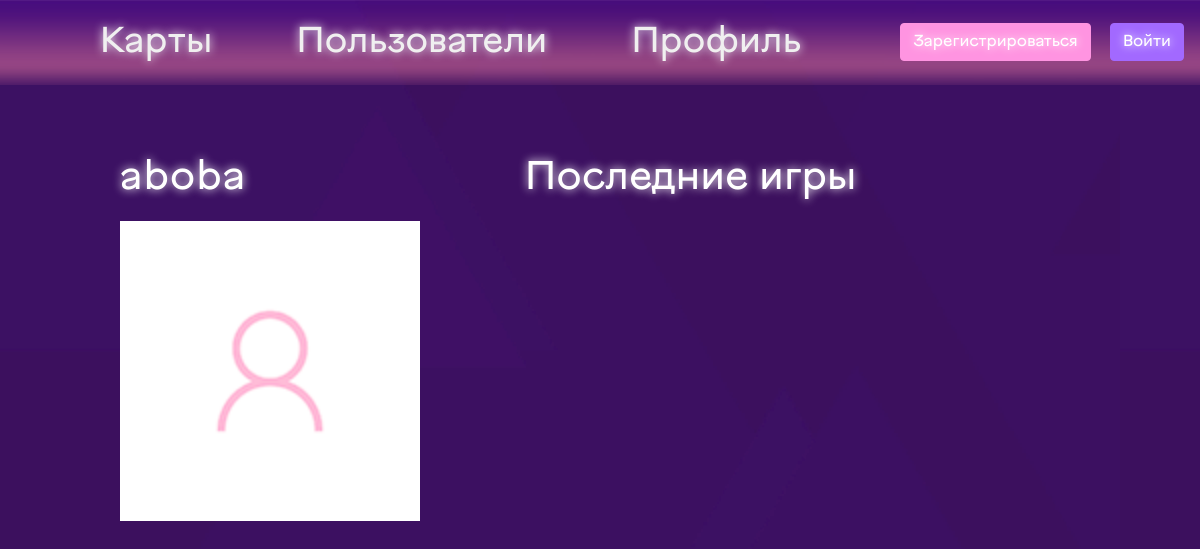
Before: /profile/1 with the older database file.
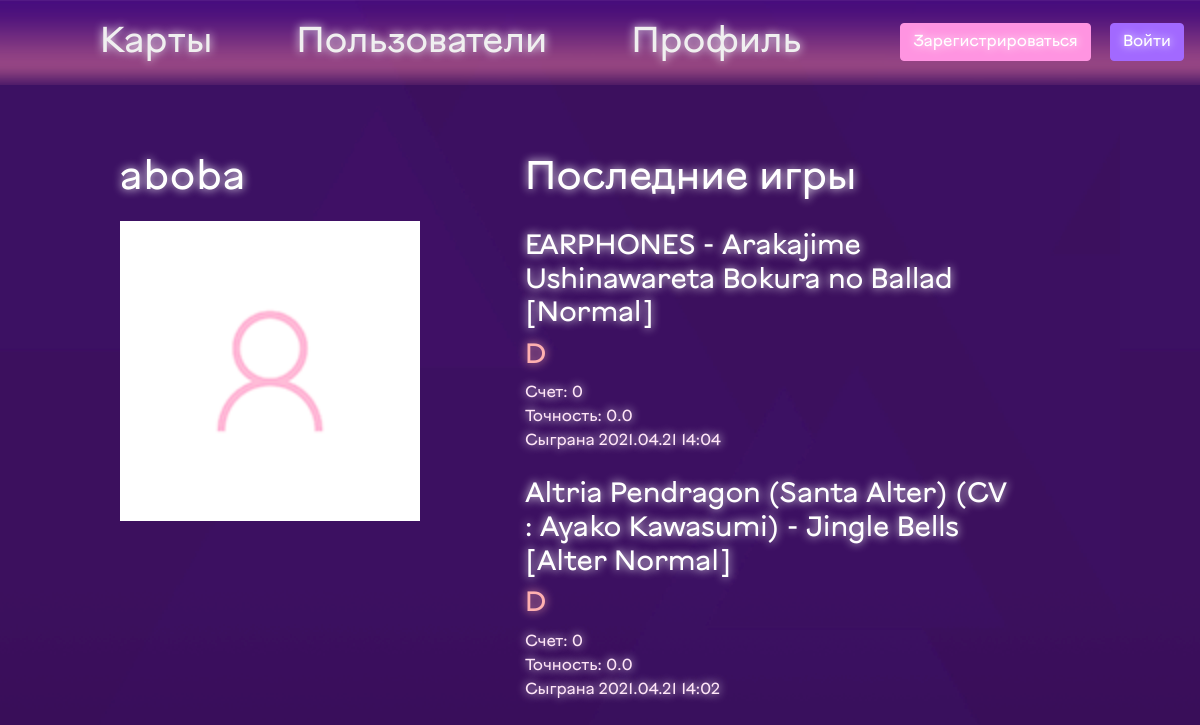
After: the same page with the newer database file.
### data/user.py (models this page shows, shortened)
class User(SqlAlchemyBase, UserMixin, SerializerMixin):
    __tablename__ = 'users'
    id = sqlalchemy.Column(sqlalchemy.Integer,
                           primary_key=True, autoincrement=True)
    name = sqlalchemy.Column(sqlalchemy.String)
    email = sqlalchemy.Column(sqlalchemy.String)
    hashed_password = sqlalchemy.Column(sqlalchemy.String)
    avatar = sqlalchemy.Column(sqlalchemy.String, default="default.png")
    created_date = sqlalchemy.Column(sqlalchemy.DateTime, default=datetime.datetime.now())
    plays = orm.relation("Play", back_populates="user")
    friends = sqlalchemy.Column(sqlalchemy.String, default="")
    secret_key = sqlalchemy.Column(sqlalchemy.String, default="-")

### data/play.py (models this page shows)
class Play(SqlAlchemyBase):
    __tablename__ = 'plays'
    id = sqlalchemy.Column(sqlalchemy.Integer,
                           primary_key=True, autoincrement=True)
    beatmap_id = sqlalchemy.Column(sqlalchemy.Integer, sqlalchemy.ForeignKey('maps.beatmap_id'))
    user_id = sqlalchemy.Column(sqlalchemy.Integer, sqlalchemy.ForeignKey('users.id'))
    score = sqlalchemy.Column(sqlalchemy.Integer)
    accuracy = sqlalchemy.Column(sqlalchemy.Float)
    combo = sqlalchemy.Column(sqlalchemy.Integer)
    mark = sqlalchemy.Column(sqlalchemy.String)
    date = sqlalchemy.Column(sqlalchemy.DateTime, default=datetime.datetime.now())
    user = orm.relation('User')
    beatmap = orm.relation('Map')

### data/map.py (models this page shows)
class Map(SqlAlchemyBase, UserMixin, SerializerMixin):
    __tablename__ = 'maps'
    id = sqlalchemy.Column(sqlalchemy.Integer,
                           primary_key=True, autoincrement=True)
    name = sqlalchemy.Column(sqlalchemy.String)
    artist = sqlalchemy.Column(sqlalchemy.String)
    creator = sqlalchemy.Column(sqlalchemy.String)
    version = sqlalchemy.Column(sqlalchemy.String)
    image = sqlalchemy.Column(sqlalchemy.String, default="default.png")
    music = sqlalchemy.Column(sqlalchemy.String, default="default.mp3")
    added_date = sqlalchemy.Column(sqlalchemy.DateTime, default=datetime.datetime.now())
    beatmap_id = sqlalchemy.Column(sqlalchemy.String)
    filename=sqlalchemy.Column(sqlalchemy.String)
    plays = orm.relation("Play", back_populates='beatmap')

### main.py (the view, shortened to what this page needs)
@app.route('/profile/<int:user_id>', methods=['GET', 'POST'])
def profile(user_id):
    if request.method == 'GET':
        sess = db_session.create_session()
        ans = sess.query(User).filter(User.id == user_id)
        if not ans:
            return render_template("404.html", message='Ничего не найдено')
        user = ans[0]
        plays = user.plays
        plays.sort(key=lambda x: x.date, reverse=True)
        marks_colors = {'S': "#ffeec2", "SS": "#ffeec2", "A": "#c8ffbf", "B": "#a8c5ff", "C": "#efb0ff", "D": "#ffb0b0"}
        return render_template("profile.html", user=user, plays=plays, marks_colors=marks_colors)

### data/db_session.py (called while the page is built)
def create_session() -> Session:
    global __factory
    return __factory()

### templates/profile.html (shortened to what this page needs)
{% extends "base.html" %}
{% block content %}
    <div style="width:45%; float:left">
        <h1> {{user.name}} </h1>
        <img src="/static/img/avatars/{{user.avatar}}" style="width:300px;">
    </div>
    <div style="width:55%; float:left">
        <h1>Последние игры</h1>
        {% for play in plays %}
            <div>
                <h3 style="padding: 10px 0px 0px 0px">
                    {{play.beatmap.artist}} - {{play.beatmap.name}} [{{play.beatmap.version}}]
                </h3>
                <h3 style="color:{{marks_colors[play.mark]}}; padding:0;text-shadow: 0px 0px 10px {{marks_colors[play.mark]}};"> {{play.mark}}</h3>
                <p style="color: #ffe5f7; padding:0">Счет: {{play.score}} <br> Точность: {{play.accuracy}} <br> Сыграна {{play.date.strftime('%Y.%m.%d %H:%M')}} </p>
            </div>
        {% endfor %}
    </div>
{% endblock %}

### templates/base.html (shortened to what this page needs)
<!DOCTYPE html>
<html lang="en">
<head>
    <link rel="stylesheet" type="text/css" href="/static/css/body.css">
    <link rel="stylesheet"
          href="https://stackpath.bootstrapcdn.com/bootstrap/4.4.1/css/bootstrap.min.css"
>
</head>
<body>
<header>
    <nav class="navbar">
        <a class=" alter-button " style="padding:0;margin:0" href="/maps/">Карты</a>
        <a class=" alter-button " style="padding:0;margin:0" href="/users">Пользователи</a>
        {% if current_user.is_authenticated %}
        <a class=" alter-button" style="padding:0;margin:0" href="/profile/{{current_user.id}}">Профиль</a>
        {% else %}
        <a class=" alter-button " style="padding:0;margin:0" href="/login">Профиль</a>
        {% endif %}
        {% if current_user.is_authenticated %}
        <a class="navbar-brand username-button" href="/profile/{{current_user.id}}">{{ current_user.name }}</a>
        {% else %}
        <p>
            <a class="btn btn-primary " href="/register"
               style="margin-top: 15px; margin-left: 15px; background-color: #ff94e1; border-color: #ff94e1;">Зарегистрироваться</a>
            <a class="btn btn-success " href="/login"
               style="margin-top: 15px; margin-left: 15px; background-color: #a269ff; border-color: #a269ff;">Войти</a>
        </p>
        {% endif %}
    </nav>
</header>
<main role="main" class="container" style="padding: 30pt 90pt 0pt; margin:0; width:100%" >
    {% block content %}{% endblock %}
</main>
</body>
</html>

### static/css/body.css (style rules this page uses)
.navbar { background-image: url(/static/img/backline1.png); }
body { margin: 0; padding: 0; background-image: url(/static/img/background.png); }
.alter-button { text-shadow: 0px 0px 10px white; background-color: transparent; border: 0; padding: 0; outline:none; color: #f0f0f0; font-size: 36px; font-family: CorpRound; }
h1 { padding: 30px 0px 10px 0px; text-shadow: 0px 0px 10px white; color: #ffffff; font-family: CorpRound; }
h3 { padding: 30px 0px 10px 0px; text-shadow: 0px 0px 10px white; color: #ffffff; font-family: CorpRound; }
p { text-shadow: 0px 0px 10px white; color: #ffffff; font-family: CorpRound; }

Changed rows visible on the page:
added Play: beatmap.artist "EARPHONES", beatmap.name "Arakajime Ushinawareta Bokura no Ballad", beatmap.version "Normal", mark "D", score "0", accuracy "0.0", date "2021.04.21 14:04"
added Play: beatmap.artist "Altria Pendragon (Santa Alter) (CV : Ayako Kawasumi)", beatmap.name "Jingle Bells", beatmap.version "Alter Normal", mark "D", score "0", accuracy "0.0", date "2021.04.21 14:02"
